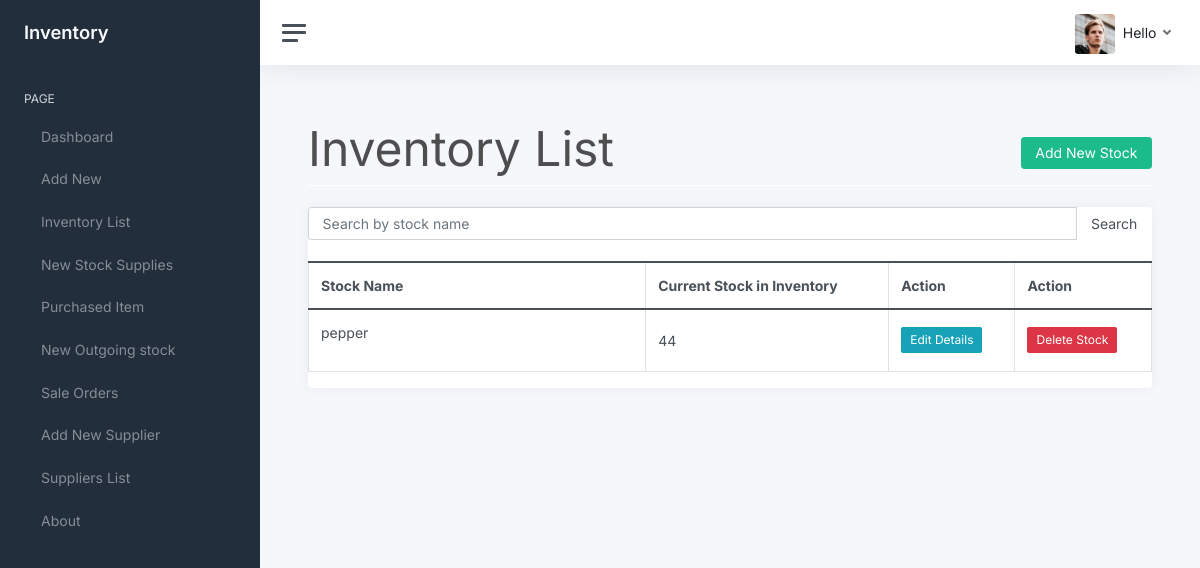
The app's page /inventory/, older data.
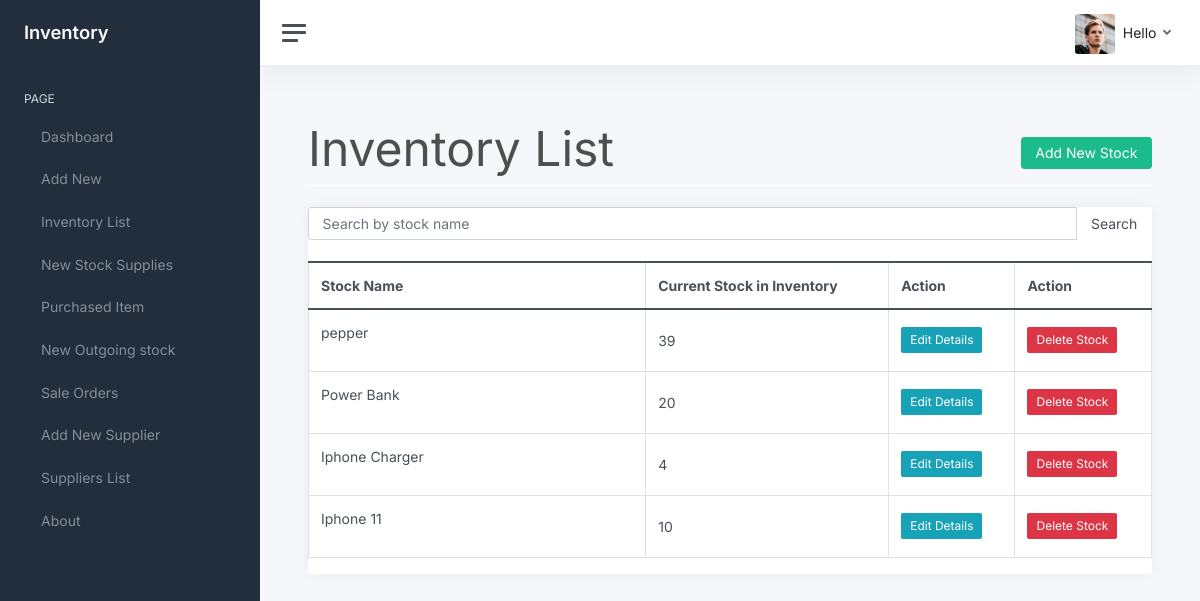
The same page, newer data.
### inventory/views.py (the view)
class StockListView(FilterView):
    filterset_class = StockFilter
    queryset = Stock.objects.filter(is_deleted=False)
    template_name = 'temp3/inventory.html'
    paginate_by = 10

### transactions/templates/temp3/inventory.html (shortened to what this page needs)
{% extends 'temp3/base.html' %}
{% load widget_tweaks %}
 {% block main_content %}
 <main class="content">
    <div class="row" style="color: #4e4e4e; font-style: bold; font-size: 3rem; ">
        <div class="col-md-8">Inventory List</div>
        <div class="col-md-4">
            <div style="float:right;"> <a class="btn btn-success" href="{% url 'new-stock' %}">Add New Stock</a> </div>
        </div>
    </div>
    <div style="border-bottom: 1px solid white;"></div>
    <br>
    <div class="card">
    <table class="table table-css table-bordered table-hover">
        <form method="get">
            <div class="input-group search">
                {% render_field filter.form.name class="form-control textinput" placeholder="Search by stock name" %}
                <div class="input-group-append">
                   <button type="submit" class="btn btn-pink"> Search </button>
                </div>
            </div>
        </form>
        <br>
        <thead class="thead-dark align-middle">
            <tr>
                <th width="40%">Stock Name</th>
                <th>Current Stock in Inventory</th>
                <th>Action</th>
                <th>Action</th>
            </tr>
        </thead>
{% if object_list %}
        <tbody>
            {% for stock in object_list %}
                <tr>
                    <td>
                        <p>{{ stock.name }}</p>
                    </td>
                    <td class="align-middle">{{ stock.quantity }}</td>
                    <td class="align-middle">
                        <a href="{% url 'edit-stock' stock.pk %}" class="btn btn-info btn-sm">Edit Details</a>
                        <td class="align-middle">
                        <a href="{% url 'delete-stock' stock.pk %}" class="btn btn-danger btn-sm"> Delete Stock </a></td>
                    </td>
                </tr>
            {% endfor %}
        </tbody>
    </table>
</div>
{% else %}
        <tbody></tbody>
    </table>
    <br><br><br><br><br><br><br><br>
    <div style="color: #575757; font-style: bold; font-size: 1.5rem; text-align: center;">The records are empty. Please try adding some.</div>
{% endif %}
 </main>
 {% endblock main_content %}

Row changes from the older to the newer data that the page shows:
changed Stock "pepper": quantity "44" → "39"
added Stock: name "Power Bank", quantity "20"
added Stock: name "Iphone Charger", quantity "4"
added Stock: name "Iphone 11", quantity "10"
